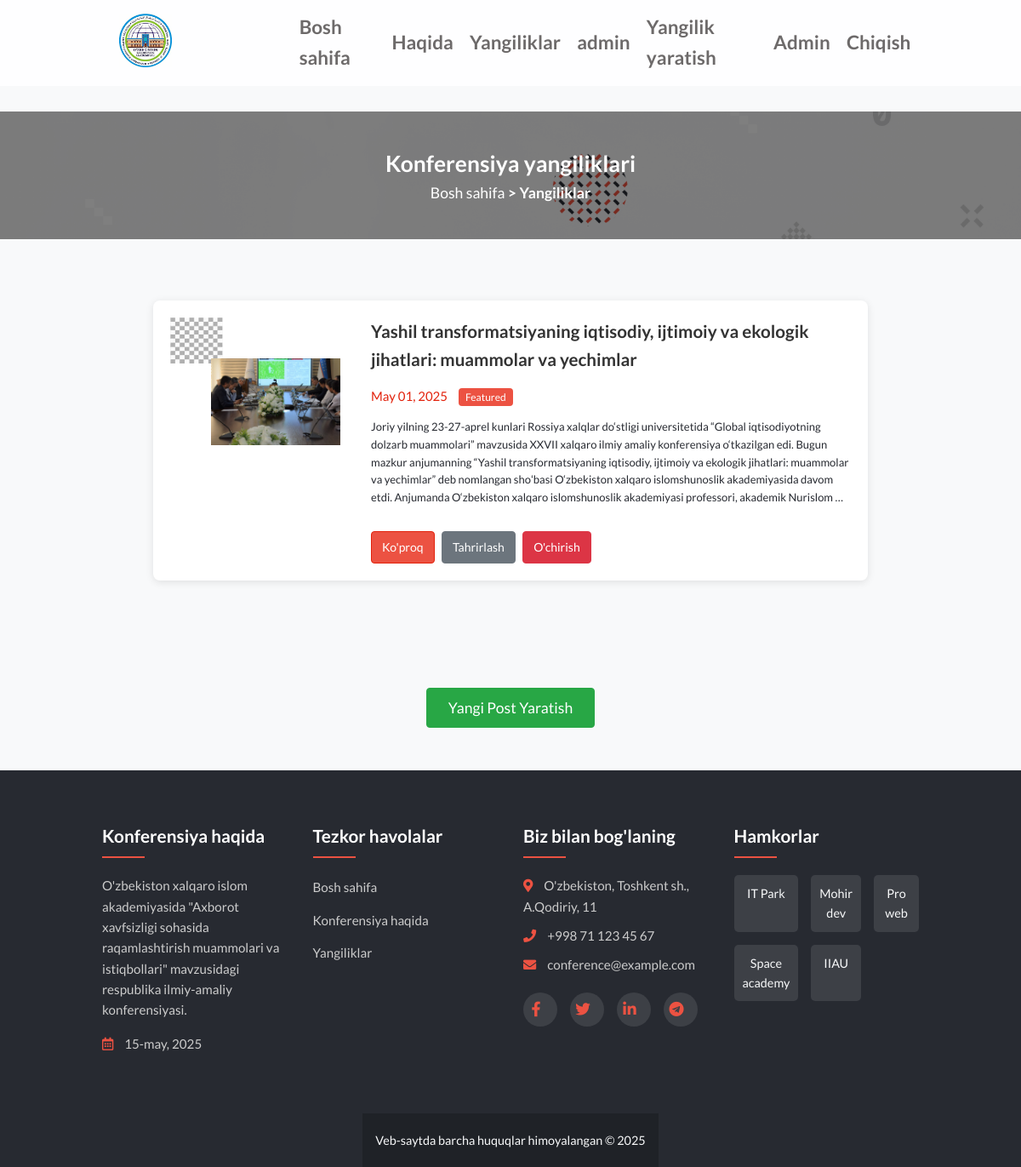
The app's page /posts/ (signed in) with its own data.
### users/models.py (models this page shows, shortened)
class CustomUser(AbstractUser):
    bio = models.TextField(blank=True)
    organization = models.CharField(max_length=100, blank=True)
    position = models.CharField(max_length=100, blank=True)
    profile_picture = models.ImageField(upload_to='profile_pics', blank=True, null=True)

### posts/models.py (models this page shows, shortened)
class Post(models.Model):
    title = models.CharField(max_length=200)
    content = models.TextField()
    date_posted = models.DateTimeField(default=timezone.now)
    author = models.ForeignKey(CustomUser, on_delete=models.CASCADE)
    image = models.ImageField(upload_to='post_images', blank=True, null=True)
    is_featured = models.BooleanField(default=False)

### posts/views.py (the view)
# urls.py: path('posts/', views.PostListView.as_view(), name='post-list'),
class PostListView(ListView):
    model = Post
    template_name = 'posts/post_list.html'
    context_object_name = 'posts'
    ordering = ['-date_posted']
    paginate_by = 5

### templates/posts/post_list.html (shortened to what this page needs)
{% extends "base.html" %}
{% load static %}
{% block content %}
<article>
    <section class="about-sec1" style="padding-top: 30px;">
        <div class="sub-about" style="padding: 40px 0;">
            <h2 class="about-title">Konferensiya yangiliklari</h2>
            <p>
                <a href="{% url 'home' %}">Bosh sahifa</a> <a href="{% url 'post-list' %}"><b> > Yangiliklar</b></a>
            </p>
        </div>
        {% if posts %}
            <section id="guests" class="sec3">
                <ul class="speakers" style="display: block;">
                    {% for post in posts %}
                        <li class="guest" style="display: flex; margin-bottom: 30px; background-color: #fff; border-radius: 8px; box-shadow: 0 2px 10px rgba(0,0,0,0.1); padding: 20px;">
                            {% if post.image %}
                            <img src="{{ post.image.url }}" alt="{{ post.title }}" style="width: 200px; height: 150px; object-fit: cover;">
                            {% else %}
                            <img src="{% static 'img/speaker-bg.png' %}" alt="{{ post.title }}" style="width: 200px; height: 150px; object-fit: cover;">
                            {% endif %}
                            <section style="flex: 1; padding-left: 20px;">
                                <h3>{{ post.title }}</h3>
                                <p class="p1">
                                    {{ post.date_posted|date:"F d, Y" }}
                                    {% if post.is_featured %}
                                    <span style="background-color: var(--color-secondary); color: white; padding: 3px 8px; border-radius: 4px; font-size: 12px; margin-left: 10px;">Featured</span>
                                    {% endif %}
                                </p>
                                <p class="p2">{{ post.content|truncatewords:50 }}</p>
                                <div style="margin-top: 15px;">
                                    <a href="{% url 'post-detail' post.pk %}" class="btn btn-primary">Ko'proq</a>
                                    {% if user == post.author or user.is_staff %}
                                        <a href="{% url 'post-update' post.pk %}" class="btn btn-primary" style="background-color: #6c757d; border-color: #6c757d; margin-left: 5px;">Tahrirlash</a>
                                        <a href="{% url 'post-delete' post.pk %}" class="btn btn-primary" style="background-color: #dc3545; border-color: #dc3545; margin-left: 5px;">O'chirish</a>
                                    {% endif %}
                                </div>
                            </section>
                        </li>
                    {% endfor %}
                </ul>
            </section>
        {% else %}
            <div style="background-color: #d9edf7; color: #31708f; border: 1px solid #bce8f1; padding: 15px; border-radius: 5px; margin: 30px auto; max-width: 800px; text-align: center;">
                <p>Hali hech qanday yangilik e'lon qilinmagan. Keyinroq qaytib keling!</p>
            </div>
        {% endif %}
        {% if user.is_staff %}
            <div style="text-align: center; margin: 40px auto;">
                <a href="{% url 'post-create' %}" class="btn btn-primary" style="padding: 10px 25px; font-size: 1.1rem; background-color: #28a745; border-color: #28a745;">Yangi Post Yaratish</a>
            </div>
        {% endif %}
    </section>
</article>
{% endblock %}

### templates/base.html (shortened to what this page needs)
<!DOCTYPE html>
<html lang="en">
<head>
    {% load static %}
    <link rel="stylesheet" href="https://cdnjs.cloudflare.com/ajax/libs/font-awesome/5.15.4/css/all.min.css" />
    <link rel="stylesheet" type="text/css" href="{% static 'css/style.css' %}">
</head>
<body>
    <header class="header">
        <nav class="allheading">
            <ul>
                <li class="logo-img">
                    <a href="{% url 'home' %}">
                        <img style="object-fit:contain" src="{% static 'img/conference-logo.png' %}" alt="conference logo">
                    </a>
                </li>
                <li>
                    <a href="{% url 'home' %}"><h2>Bosh sahifa</h2></a>
                </li>
                <li>
                    <a href="{% url 'about' %}"><h2>Haqida</h2></a>
                </li>
                <li>
                    <a href="{% url 'post-list' %}"><h2>Yangiliklar</h2></a>
                </li>
                {% if user.is_authenticated %}
                <li>
                    <a href="{% url 'profile' %}"><h2>{{ user.username }}</h2></a>
                </li>
                {% if user.is_staff %}
                <li>
                    <a href="{% url 'post-create' %}"><h2>Yangilik yaratish</h2></a>
                </li>
                <li>
                    <a href="{% url 'admin:index' %}"><h2>Admin</h2></a>
                </li>
                {% endif %}
                <li>
                    <a href="{% url 'logout' %}" onclick="event.preventDefault(); document.getElementById('logout-form-main').submit();"><h2>Chiqish</h2></a>
                </li>
                {% endif %}
            </ul>
        </nav>
    </header>
    <main>
        {% block content %}{% endblock %}
    </main>
    <footer class="improved-footer">
        <div class="footer-top">
            <div class="footer-section">
                <h3>Konferensiya haqida</h3>
                <p>O'zbekiston xalqaro islom akademiyasida "Axborot xavfsizligi sohasida raqamlashtirish muammolari va istiqbollari" mavzusidagi respublika ilmiy-amaliy konferensiyasi.</p>
                <p class="conference-date"><i class="far fa-calendar-alt"></i> 15-may, 2025</p>
            </div>
            <div class="footer-section">
                <h3>Tezkor havolalar</h3>
                <ul class="footer-links">
                    <li><a href="{% url 'home' %}">Bosh sahifa</a></li>
                    <li><a href="{% url 'about' %}">Konferensiya haqida</a></li>
                    <li><a href="{% url 'post-list' %}">Yangiliklar</a></li>
                </ul>
            </div>
            <div class="footer-section">
                <h3>Biz bilan bog'laning</h3>
                <p><i class="fas fa-map-marker-alt"></i> O'zbekiston, Toshkent sh., A.Qodiriy, 11</p>
                <p><i class="fas fa-phone"></i> +998 71 123 45 67</p>
                <p><i class="fas fa-envelope"></i> conference@example.com</p>
                <div class="social-links">
                    <a href="#" class="social-icon"><i class="fab fa-facebook-f"></i></a>
                    <a href="#" class="social-icon"><i class="fab fa-twitter"></i></a>
                    <a href="#" class="social-icon"><i class="fab fa-linkedin-in"></i></a>
                    <a href="#" class="social-icon"><i class="fab fa-telegram"></i></a>
                </div>
            </div>
            <div class="footer-section">
                <h3>Hamkorlar</h3>
                <div class="partners-grid">
                    <div class="partner-item">IT Park</div>
                    <div class="partner-item">Mohir dev</div>
                    <div class="partner-item">Pro web</div>
                    <div class="partner-item">Space academy</div>
                    <div class="partner-item">IIAU</div>
                </div>
            </div>
        </div>
        <div class="footer-bottom">
            <div class="container">
                <p>Veb-saytda barcha huquqlar himoyalangan &copy; {% now "Y" %}</p>
            </div>
        </div>
    </footer>
</body>
</html>

### records on screen
CustomUser: username "admin"
Post: image (picture), title "Yashil transformatsiyaning iqtisodiy, ijtimoiy va ekologik jihatlari: muammolar va yechimlar", date_posted "May 01, 2025", is_featured "Featured", content "Joriy yilning 23-27-aprel kunlari Rossiya xalqlar do‘stligi universitetida “Global iqtisodiyotning dolzarb muammolari” mavzusida XXVII xalqaro ilmiy amaliy konferensiya o‘tkazilgan edi. Bugun mazkur anjumanning “Yashil transformatsiyaning iqtisodiy, ijtimoiy va ekologik jihatlari: muammolar va yechimlar” deb nomlangan shoʻbasi O‘zbekiston xalqaro islomshunoslik akademiyasida davom etdi. Anjumanda O‘zbekiston xalqaro islomshunoslik akademiyasi professori, akademik Nurislom …", shows "Tahrirlash"
